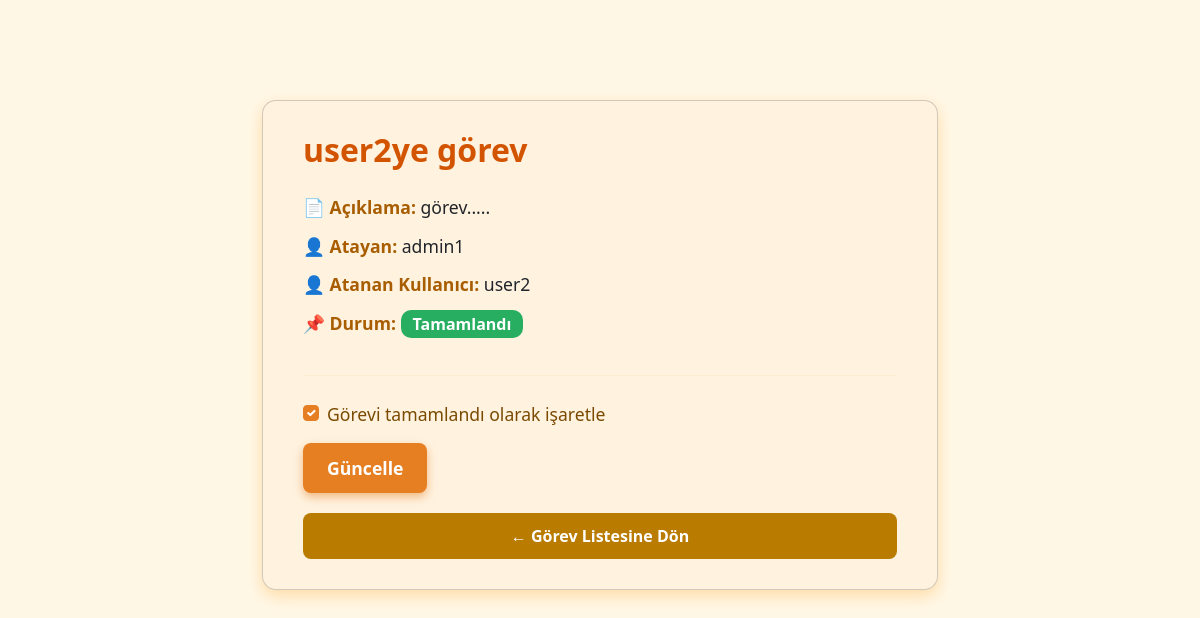
The page /task/21/ (signed in) on the database its author committed.
### core/models.py (models this page shows, shortened)
class Task(models.Model):
    title = models.CharField(max_length=200)
    description = models.TextField()
    completed = models.BooleanField(default=False)
    assigned_to = models.ForeignKey(User, related_name='assigned_tasks', on_delete=models.CASCADE)
    assigned_by = models.ForeignKey(User, related_name='created_tasks', on_delete=models.CASCADE)
    created_at = models.DateTimeField(auto_now_add=True)

### core/views.py (the view)
# urls.py: path('task/<int:pk>/', views.task_detail, name='task_detail'),
@login_required
def task_detail(request, pk):
    task = get_object_or_404(Task, pk=pk)
    profile = request.user.profile
    if profile.role in ['admin', 'superadmin'] or \
       (profile.role == 'supervisor' and task.assigned_to.profile.role == 'user') or \
       task.assigned_to == request.user:
        pass
    else:
        return redirect('task_list')
    if request.method == 'POST':
        completed = request.POST.get('completed') == 'on'
        task.completed = completed
        task.save()
        return redirect('task_detail', pk=task.pk)
    return render(request, 'core/task_detail.html', {'task': task})

### core/templates/core/task_detail.html (shortened to what this page needs)
<!DOCTYPE html>
<html lang="tr">
<head>
    <link href="https://cdn.jsdelivr.net/npm/bootstrap@5.3.0/dist/css/bootstrap.min.css" rel="stylesheet" />
</head>
<body>
<div class="container">
    <div class="card">
        <h2>{{ task.title }}</h2>
        <p><strong>📄 Açıklama:</strong> {{ task.description }}</p>
        <p><strong>👤 Atayan:</strong>
        {% if task.assigned_by %}
          {{ task.assigned_by.username }}
        {% else %}
            (bilgi yok)
        {% endif %}</p>
        <p><strong>👤 Atanan Kullanıcı:</strong> {{ task.assigned_to.username }}</p>
        <p>
            <strong>📌 Durum:</strong>
            {% if task.completed %}
                <span class="badge bg-success">Tamamlandı</span>
            {% else %}
                <span class="badge bg-warning text-dark">Devam Ediyor</span>
            {% endif %}
        </p>
        <hr>
        <form method="post">
            <div class="form-check mb-3">
                <input class="form-check-input" type="checkbox" name="completed" id="completedCheck"
                    {% if task.completed %}checked{% endif %}>
                <label class="form-check-label" for="completedCheck">
                    Görevi tamamlandı olarak işaretle
                </label>
            </div>
            <button type="submit" class="btn btn-primary">Güncelle</button>
        </form>
        <a href="{% url 'task_list' %}" class="btn btn-secondary">← Görev Listesine Dön</a>
    </div>
</div>
</body>
</html>

### core/templates/core/task_detail.html (style rules this page uses)
body { font-family: 'Segoe UI', Tahoma, Geneva, Verdana, sans-serif; background: url('https://www.transparenttextures.com/patterns/flowers.png') repeat, #fff7e6; background-size: 150px 150px; min-height: 100vh; padding-top: 40px; padding-bottom: 40px; color: #7a4a00; }
.container { max-width: 700px; margin-top: 60px; }
.card { border-radius: 14px; box-shadow: 0 6px 15px rgba(255, 183, 77, 0.4); padding: 30px 40px; background-color: #fff3e0; }
h2 { color: #d35400; font-weight: 700; margin-bottom: 25px; }
strong { font-weight: 700; color: #a85e00; }
p { font-size: 1.1rem; margin-bottom: 12px; }
.badge.bg-success { background-color: #27ae60 !important; font-weight: 600; font-size: 1rem; padding: 6px 12px; border-radius: 10px; }
.form-check-label { font-size: 1.1rem; color: #7a4a00; user-select: none; }
.form-check-input:checked { background-color: #e67e22; border-color: #e67e22; }
.btn-primary { background-color: #e67e22; border: none; font-weight: 700; box-shadow: 0 4px 10px rgba(230, 126, 34, 0.5); transition: background-color 0.3s ease; padding: 12px 24px; font-size: 1.1rem; border-radius: 8px; }
.btn-secondary { background-color: #b97b00; border: none; font-weight: 600; padding: 11px 20px; font-size: 1rem; border-radius: 8px; margin-top: 20px; display: inline-block; }
hr { border-color: #f9d79c; margin: 25px 0; }

### rows shown on the page
Task: title "user2ye görev", description "görev.....", assigned_by.username "admin1", assigned_to.username "user2", completed "☑"
